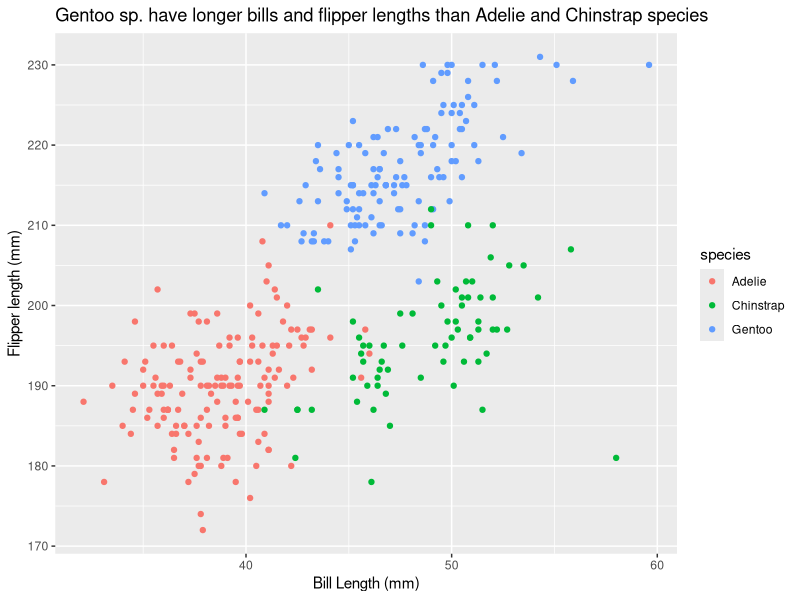
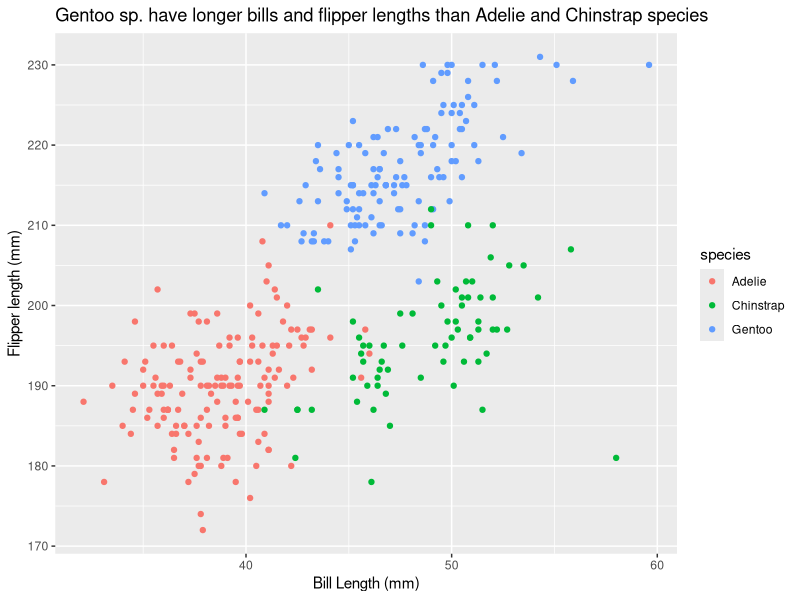

R code for these plots, in order:
## ---- chunk 1
library(tidyverse)
library(dplyr)
## ---- chunk 2

data("penguins", package = "palmerpenguins")

head(penguins)

## ---- chunk 3

ggplot(penguins, aes(x = bill_length_mm, y = flipper_length_mm, color = species)) + geom_point() + xlab("Bill Length (mm)") + ylab("Flipper length (mm)") + ggtitle("Gentoo sp. have longer bills and flipper lengths than Adelie and Chinstrap species")

ggsave("BillxFlipperLengthxSpecies.PDF", height = 4, width = 10)

## ---- chunk 4
sample_df = 
  tibble(
  var_rand = rnorm(n = 10,mean = 0),
  var_logic = var_rand > 0, 
  var_char = c("a", "b","c","d", "a", "b", "b", "c", "d","a"),
  var_factor = factor(var_char, levels = c("a","b","c", "d"), ordered = TRUE)
  )
## ---- chunk 5
print(sample_df)
## ---- chunk 6

var_rand_pull <- sample_df %>% pull(var_rand) #is it best practice to name a pulled variable or simply reuse? It's okay to reuse but could rename something else
var_logic_pull <- sample_df %>% pull(var_logic) #why is this providing an answer?
var_char_pull <- sample_df %>% pull(var_char)
var_factor_pull <- sample_df %>%  pull(var_factor)
## ---- chunk 7

var_char_num <- as.numeric(var_char_pull)
var_factor_num <- as.numeric(var_factor_pull)
mean(var_factor_num)
mean(var_char_num)
